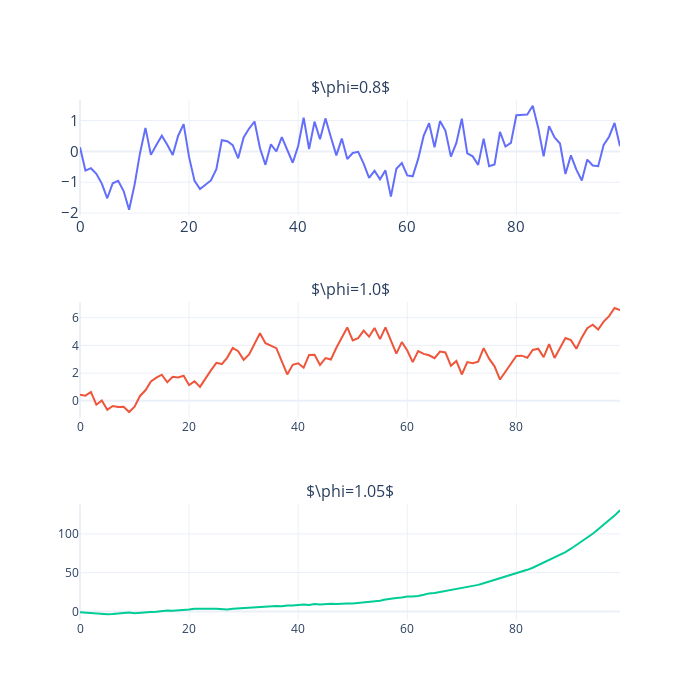

The code cell stored with this chart in its notebook:
### Code cell
import plotly.graph_objects as go
from plotly.subplots import make_subplots
import plotly.io as pio

#pio.renderers.default = "notebook"
#pio.kaleido.scope.mathjax = None

fig = make_subplots(
    rows=3, cols=1, subplot_titles=("$\phi=0.8$", "$\phi=1.0$", "$\phi=1.05$")
)

fig.append_trace(
    go.Scatter(
        x=np.arange(length),
        y=generate_autoregressive_series(length, phi=0.8),
    ),
    row=1,
    col=1,
)

fig.append_trace(
    go.Scatter(
        x=np.arange(length),
        y=generate_autoregressive_series(length, phi=1.0),
    ),
    row=2,
    col=1,
)

fig.append_trace(
    go.Scatter(x=np.arange(length), y=generate_autoregressive_series(length, phi=1.05)),
    row=3,
    col=1,
)


fig.update_layout(
    height=700,
    width=700,
    showlegend=False,
    yaxis=dict(
        titlefont=dict(size=15),
        tickfont=dict(size=15),
    ),
    xaxis=dict(
        titlefont=dict(size=15),
        tickfont=dict(size=15),
    ),
)
fig.write_image("imgs/chapter_6/ar_series_phi.png")
fig.show()

### Figure 1 — Plotly figure (JSON) as saved in the notebook; plotly's stock layout.template omitted (floating-point values rounded to 4 significant figures)
{"data": [{"type": "scatter", "x": [0, 1, 2, 3, 4, 5, 6, 7, 8, 9, 10, 11, 12, 13, 14, 15, 16, 17, 18, 19, 20, 21, 22, 23, 24, 25, 26, 27, 28, 29, 30, 31, 32, 33, 34, 35, 36, 37, 38, 39, 40, 41, 42, 43, 44, 45, 46, 47, 48, 49, 50, 51, 52, 53, 54, 55, 56, 57, 58, 59, 60, 61, 62, 63, 64, 65, 66, 67, 68, 69, 70, 71, 72, 73, 74, 75, 76, 77, 78, 79, 80, 81, 82, 83, 84, 85, 86, 87, 88, 89, 90, 91, 92, 93, 94, 95, 96, 97, 98, 99], "xaxis": "x", "y": [0.1308, -0.6226, -0.5449, -0.7262, -1.043, -1.52, -1.032, -0.9521, -1.286, -1.893, -1.085, -0.05821, 0.7615, -0.1128, 0.2088, 0.5093, 0.2124, -0.1173, 0.5078, 0.8816, -0.1858, -0.9566, -1.224, -1.069, -0.9411, -0.5756, 0.3638, 0.3283, 0.2037, -0.225, 0.452, 0.7402, 0.9686, 0.1008, -0.4364, 0.2303, -0.004187, 0.4628, 0.0364, -0.3681, 0.1763, 1.092, 0.07848, 0.9644, 0.392, 1.069, 0.4594, -0.1297, 0.4148, -0.2473, -0.05253, -0.01466, -0.3972, -0.8616, -0.6266, -0.9067, -0.616, -1.466, -0.5653, -0.3759, -0.778, -0.8062, -0.2433, 0.5006, 0.9123, 0.1349, 0.9817, 0.6661, -0.1686, 0.2743, 1.059, -0.06224, -0.1615, -0.4379, 0.4151, -0.4805, -0.421, 0.633, 0.1559, 0.2743, 1.17, 1.174, 1.193, 1.478, 0.7686, -0.1607, 0.8187, 0.451, 0.2544, -0.7341, -0.1298, -0.5904, -0.9425, -0.2657, -0.4556, -0.481, 0.2069, 0.4755, 0.9239, 0.1697], "yaxis": "y"}, {"type": "scatter", "x": [0, 1, 2, 3, 4, 5, 6, 7, 8, 9, 10, 11, 12, 13, 14, 15, 16, 17, 18, 19, 20, 21, 22, 23, 24, 25, 26, 27, 28, 29, 30, 31, 32, 33, 34, 35, 36, 37, 38, 39, 40, 41, 42, 43, 44, 45, 46, 47, 48, 49, 50, 51, 52, 53, 54, 55, 56, 57, 58, 59, 60, 61, 62, 63, 64, 65, 66, 67, 68, 69, 70, 71, 72, 73, 74, 75, 76, 77, 78, 79, 80, 81, 82, 83, 84, 85, 86, 87, 88, 89, 90, 91, 92, 93, 94, 95, 96, 97, 98, 99], "xaxis": "x2", "y": [0.4482, 0.3717, 0.6428, -0.2815, 0.0243, -0.6512, -0.3714, -0.447, -0.4274, -0.8063, -0.418, 0.3531, 0.7632, 1.398, 1.671, 1.884, 1.336, 1.734, 1.691, 1.81, 1.13, 1.411, 1.008, 1.641, 2.202, 2.744, 2.657, 3.124, 3.82, 3.582, 2.957, 3.355, 4.141, 4.88, 4.163, 3.958, 3.798, 2.843, 1.905, 2.603, 2.712, 2.39, 3.314, 3.33, 2.587, 3.09, 2.981, 3.831, 4.518, 5.296, 4.363, 4.53, 5.067, 4.629, 5.265, 4.451, 5.302, 4.345, 3.404, 4.243, 3.628, 2.79, 3.589, 3.386, 3.286, 3.076, 3.552, 3.488, 2.525, 2.881, 1.901, 2.798, 2.711, 2.829, 3.807, 3.044, 2.489, 1.538, 2.084, 2.677, 3.234, 3.259, 3.112, 3.673, 3.761, 3.153, 4.09, 3.095, 3.803, 4.539, 4.379, 3.762, 4.577, 5.249, 5.491, 5.151, 5.717, 6.112, 6.701, 6.543], "yaxis": "y2"}, {"type": "scatter", "x": [0, 1, 2, 3, 4, 5, 6, 7, 8, 9, 10, 11, 12, 13, 14, 15, 16, 17, 18, 19, 20, 21, 22, 23, 24, 25, 26, 27, 28, 29, 30, 31, 32, 33, 34, 35, 36, 37, 38, 39, 40, 41, 42, 43, 44, 45, 46, 47, 48, 49, 50, 51, 52, 53, 54, 55, 56, 57, 58, 59, 60, 61, 62, 63, 64, 65, 66, 67, 68, 69, 70, 71, 72, 73, 74, 75, 76, 77, 78, 79, 80, 81, 82, 83, 84, 85, 86, 87, 88, 89, 90, 91, 92, 93, 94, 95, 96, 97, 98, 99], "xaxis": "x3", "y": [-1.152, -1.637, -2.201, -3.117, -3.61, -3.573, -3.245, -2.69, -2.088, -1.488, -2.507, -1.718, -0.8276, -0.7278, -0.3821, 0.428, 1.218, 0.7619, 1.18, 1.923, 2.37, 3.439, 3.677, 4.315, 3.582, 3.533, 3.251, 2.546, 3.38, 3.827, 4.928, 4.923, 5.315, 5.676, 6.66, 6.21, 7.011, 6.715, 7.689, 7.576, 8.296, 8.95, 8.431, 9.5, 9.094, 9.975, 9.923, 9.589, 9.444, 10.11, 10.34, 10.97, 11.69, 12.41, 13.04, 13.89, 15.5, 16.74, 17.29, 17.83, 19.17, 19.2, 19.79, 21.41, 23.27, 23.75, 25.01, 26.12, 28.0, 28.64, 30.81, 31.66, 32.67, 34.22, 36.38, 38.46, 40.83, 43.54, 44.84, 46.98, 48.87, 51.56, 53.66, 56.33, 59.66, 63.16, 66.3, 69.4, 73.39, 76.58, 80.88, 85.65, 90.06, 94.41, 100.1, 105.9, 111.6, 117.3, 123.6, 130.5], "yaxis": "y3"}], "layout": {"annotations": [{"font": {"size": 16}, "showarrow": false, "text": "$\\phi=0.8$", "x": 0.5, "xanchor": "center", "xref": "paper", "y": 1, "yanchor": "bottom", "yref": "paper"}, {"font": {"size": 16}, "showarrow": false, "text": "$\\phi=1.0$", "x": 0.5, "xanchor": "center", "xref": "paper", "y": 0.6111, "yanchor": "bottom", "yref": "paper"}, {"font": {"size": 16}, "showarrow": false, "text": "$\\phi=1.05$", "x": 0.5, "xanchor": "center", "xref": "paper", "y": 0.2222, "yanchor": "bottom", "yref": "paper"}], "height": 700, "showlegend": false, "width": 700, "xaxis": {"anchor": "y", "domain": [0, 1], "tickfont": {"size": 15}, "title": {"font": {"size": 15}}}, "xaxis2": {"anchor": "y2", "domain": [0, 1]}, "xaxis3": {"anchor": "y3", "domain": [0, 1]}, "yaxis": {"anchor": "x", "domain": [0.7778, 1], "tickfont": {"size": 15}, "title": {"font": {"size": 15}}}, "yaxis2": {"anchor": "x2", "domain": [0.3889, 0.6111]}, "yaxis3": {"anchor": "x3", "domain": [0, 0.2222]}}}
